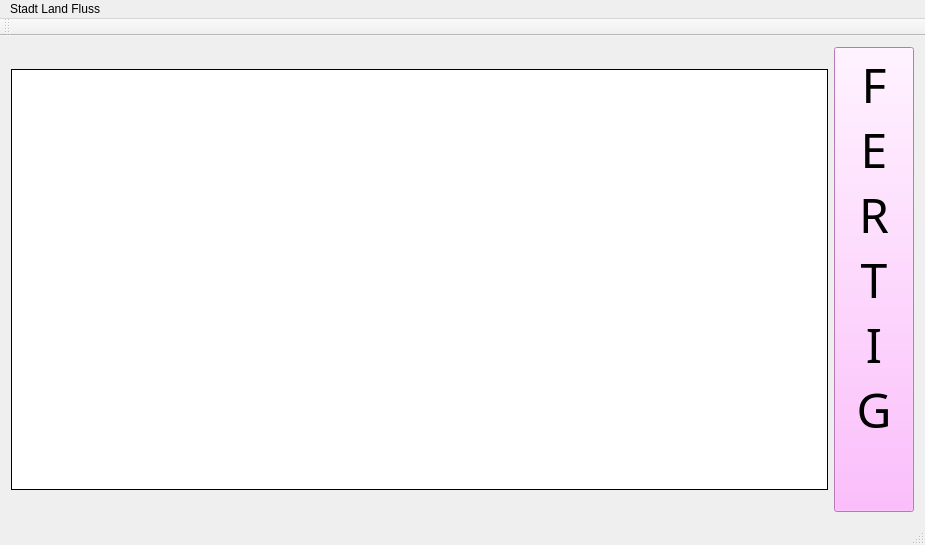
<?xml version="1.0" encoding="UTF-8"?>
<ui version="4.0">
 <class>HauptSpielFenster</class>
 <widget class="QMainWindow" name="HauptSpielFenster">
  <property name="geometry">
   <rect>
    <x>0</x>
    <y>0</y>
    <width>925</width>
    <height>494</height>
   </rect>
  </property>
  <property name="windowTitle">
   <string>HauptSpielFenster</string>
  </property>
  <widget class="QWidget" name="centralWidget">
   <layout class="QGridLayout" name="gridLayout">
    <item row="0" column="0">
     <widget class="QTableWidget" name="tableSpiel">
      <property name="maximumSize">
       <size>
        <width>16777215</width>
        <height>421</height>
       </size>
      </property>
      <property name="font">
       <font>
        <family>Copperplate Gothic Light</family>
        <pointsize>12</pointsize>
       </font>
      </property>
      <property name="styleSheet">
       <string notr="true">
QHeaderView::section {
	font-family: 'Copperplate Gothic Light';
font-size: 13px;
    border: 1px solid #fffff8;

}</string>
      </property>
      <property name="frameShape">
       <enum>QFrame::Box</enum>
      </property>
      <property name="frameShadow">
       <enum>QFrame::Plain</enum>
      </property>
     </widget>
    </item>
    <item row="0" column="1">
     <widget class="QPushButton" name="buttonFertig">
      <property name="font">
       <font>
        <family>Copperplate Gothic Bold</family>
        <pointsize>36</pointsize>
       </font>
      </property>
      <property name="autoFillBackground">
       <bool>false</bool>
      </property>
      <property name="styleSheet">
       <string notr="true">background-color: rgb(255, 170, 255)</string>
      </property>
      <property name="text">
       <string>F
E
R
T
I
G
</string>
      </property>
      <property name="autoDefault">
       <bool>false</bool>
      </property>
      <property name="default">
       <bool>false</bool>
      </property>
      <property name="flat">
       <bool>false</bool>
      </property>
     </widget>
    </item>
   </layout>
  </widget>
  <widget class="QMenuBar" name="menuBar">
   <property name="geometry">
    <rect>
     <x>0</x>
     <y>0</y>
     <width>925</width>
     <height>21</height>
    </rect>
   </property>
   <widget class="QMenu" name="menuStadt_Land_Fluss">
    <property name="title">
     <string>Stadt Land Fluss</string>
    </property>
    <addaction name="separator"/>
   </widget>
   <addaction name="menuStadt_Land_Fluss"/>
  </widget>
  <widget class="QToolBar" name="mainToolBar">
   <attribute name="toolBarArea">
    <enum>TopToolBarArea</enum>
   </attribute>
   <attribute name="toolBarBreak">
    <bool>false</bool>
   </attribute>
  </widget>
  <widget class="QStatusBar" name="statusBar"/>
 </widget>
 <layoutdefault spacing="6" margin="11"/>
 <resources/>
 <connections/>
</ui>
